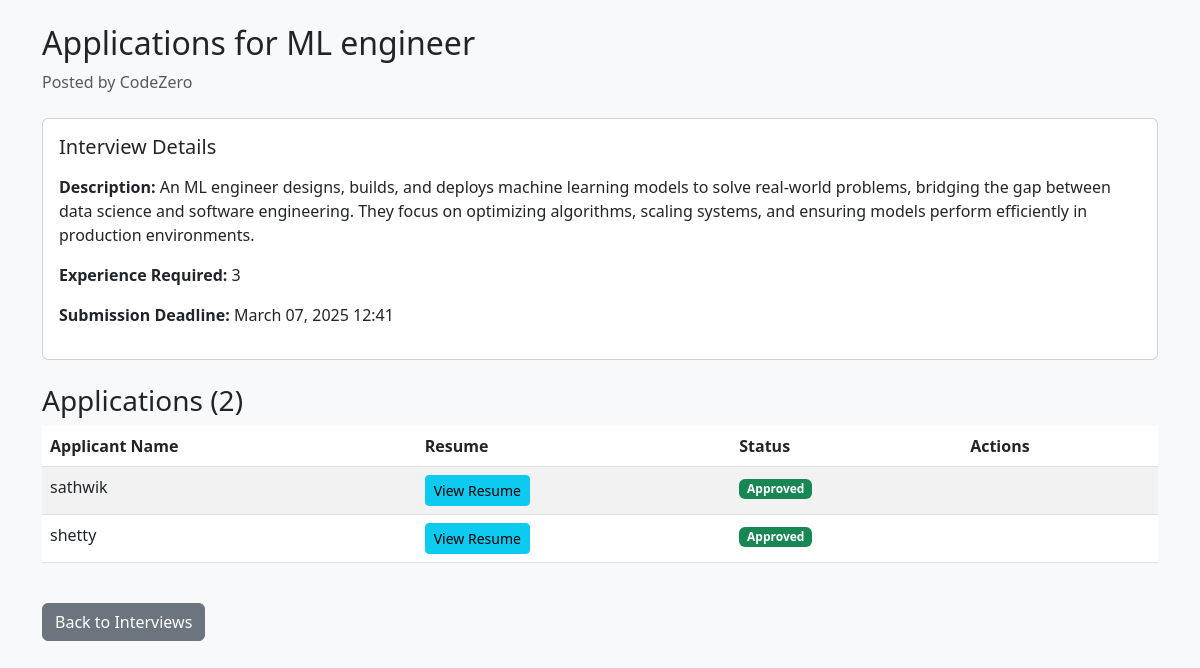
The app's page /org/company/interviews/1/applications/ (signed in) with its own data.
### organization/models.py (models this page shows, shortened)
class Custominterviews(models.Model):
    org = models.ForeignKey(organization,on_delete=models.CASCADE)
    desc = models.TextField()
    post = models.TextField()
    experience = models.CharField(max_length=10)
    submissionDeadline = models.DateTimeField()
    questions = models.TextField()
    startTime = models.DateTimeField()
    endTime = models.DateTimeField()
    DSA = models.IntegerField(blank=True,null=True)
    Dev = models.IntegerField(blank=True,null=True)

class organization(models.Model):
    org = models.ForeignKey(User, on_delete=models.CASCADE)
    orgname = models.CharField(max_length=100)
    address = models.TextField()
    photo = models.ImageField(upload_to='./orgs',null=True,blank=True)
    Description = models.TextField()

class Application(models.Model):
    user = models.ForeignKey(User, on_delete=models.CASCADE)
    interview = models.ForeignKey(Custominterviews, on_delete=models.CASCADE)
    approved = models.BooleanField(default=False)
    resume = models.FileField(upload_to='./resume',blank=True,null=True)
    attempted = models.BooleanField(default=False)
    isCheated = models.BooleanField(default=False)
    extratedResume = models.TextField(blank=True,null=True)
    virtualResume = models.TextField(blank=True,null=True)
    standardized_resume = models.FileField(upload_to='std_resumes/',blank=True,null=True)
    score = models.IntegerField(default=0)

### organization/views.py (the view)
# urls.py: path('company/interviews/<int:interview_id>/applications/', views.company_applications,name='company_applications'),
@login_required
def company_applications(request, interview_id):
    try:
        org = organization.objects.get(org=request.user)
        interview = get_object_or_404(Custominterviews, id=interview_id, org=org)
        applications = Application.objects.filter(
            interview=interview
        ).select_related('user')
        context = {
            'interview': interview,
            'applications': applications,
            'organization': org
        }
        return render(request, 'organization/company_applications.html', context)
    except organization.DoesNotExist:
        messages.error(request, 'Unauthorized access. No organization profile found.')
        return redirect('home')

### organization/templates/organization/company_applications.html (shortened to what this page needs)
<!DOCTYPE html>
<html lang="en">
<head>
    <link href="https://cdn.jsdelivr.net/npm/bootstrap@5.3.0/dist/css/bootstrap.min.css" rel="stylesheet">
</head>
<body class="bg-light">
    <div class="container mt-4">
        <div class="mb-4">
            <h2>Applications for {{ interview.post }}</h2>
            <p class="text-muted">Posted by {{ organization.orgname }}</p>
        </div>
        <div class="card">
            <div class="card-body">
                <h5 class="mb-3">Interview Details</h5>
                <p><strong>Description:</strong> {{ interview.desc }}</p>
                <p><strong>Experience Required:</strong> {{ interview.experience }}</p>
                <p><strong>Submission Deadline:</strong> {{ interview.submissionDeadline|date:"F d, Y H:i" }}</p>
            </div>
        </div>
        <div class="mt-4">
            <h3>Applications ({{ applications.count }})</h3>
            <div class="table-responsive">
                <table class="table table-striped">
                    <thead>
                        <tr>
                            <th>Applicant Name</th>
                            <th>Resume</th>
                            <th>Status</th>
                            <th>Actions</th>
                        </tr>
                    </thead>
                    <tbody>
                        {% for application in applications %}
                        <tr>
                            <td>{{ application.user.username }}</td>
                            <td>
                                {% if application.resume %}
                                <a href="{{ application.standardized_resume.url }}" class="btn btn-sm btn-info" target="_blank">
                                    View Resume
                                </a>
                                {% else %}
                                <span class="text-muted">No resume uploaded</span>
                                {% endif %}
                            </td>
                            <td>
                                {% if application.approved %}
                                <span class="badge bg-success">Approved</span>
                                {% else %}
                                <span class="badge bg-warning">Pending</span>
                                {% endif %}
                            </td>
                            <td>
                            </td>
                        </tr>
                        {% empty %}
                        <tr>
                            <td colspan="4" class="text-center">No applications received yet.</td>
                        </tr>
                        {% endfor %}
                    </tbody>
                </table>
            </div>
        </div>
        <div class="mt-4">
            <a href="{% url 'company_interviews' %}" class="btn btn-secondary">
                Back to Interviews
            </a>
        </div>
    </div>
</body>
</html>

### records on screen
Custominterviews: post "ML engineer", desc "An ML engineer designs, builds, and deploys machine learning models to solve real-world problems, bridging the gap between data science and software engineering. They focus on optimizing algorithms, scaling systems, and ensuring models perform efficiently in production environments.", experience "3", submissionDeadline "March 07, 2025 12:41"
organization: orgname "CodeZero"
Application: user.username "sathwik", approved "Approved"
Application: user.username "shetty", approved "Approved"

### other values on screen
{{ applications.count }} "2"
